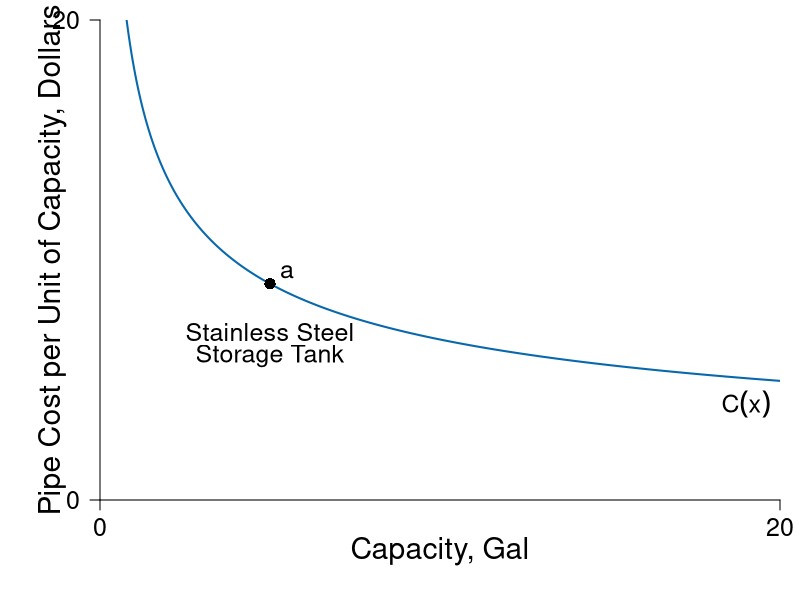

Here is the R script that generated this plot:
pdf(file = "firmmarketsupply/ss_st.pdf", width = 9, height = 7)
par(mar =  c(5, 5, 1, 1))
#Set parameters for graphics
pointsize <- 1.8
axislabelsize <- 1.8
labelsize <- 1.5
namesize <- 1.8
annotatesize <- 1.5
graphlinewidth <- 2
segmentlinewidth <- 1.5

COL <- c("#7fc97f", "#beaed4", "#fdc086", "#ffff99", "#386cb0", "#f0027f", "#bf5b17", "#666666")
COLA <- c("#e0f3db", "#99d8c9","#66c2a4","#41ae76", "#238b45", "#005824")
COLB <- c("#c6dbef", "#4eb3d3", "#2b8cbe", "#0868ac","#084081")
COLC <- c("#fcfbfd", "#efedf5", "#dadaeb", "#bcbddc", "#9e9ac8", "#807dba", "#6a51a3", "#54278f", "#3f007d")

xlims <- c(0, 20)
ylims <- c(0, 20)

npts <- 501 
x <- seq(xlims[1], xlims[2], length.out = npts)
y <- seq(ylims[1], ylims[2], length.out = npts) 
a <- c(46.08, 55, 64)
b <- c(46.08, 55, 64)

plot(0, 0, xlim = xlims, ylim = ylims, type = "n",
     xlab = expression(paste("")),
     ylab = expression(paste("")), 
     xaxt = "n", 
     yaxt = "n", 
     cex.lab = axislabelsize, 
     bty = "n",
     xaxs="i", 
     yaxs="i")

ticksy <- c(0, ylims[2])
ylabels <- c(0, ylims[2])
ticksx <- c(0, xlims[2])
xlabels <- c(0, xlims[2])

axis(1, at = ticksx, pos = 0, labels = xlabels, cex.axis=labelsize)
axis(2, at = ticksy, pos = 0, labels = ylabels, las = 1, cex.axis = labelsize)

npts <- 500 
xx1 <- seq(xlims[1], xlims[2], length.out = npts)

cost <- function(x = xx1, a = 18){
  a*x^(-0.43)
}

# Cost Func.
lines(xx1, cost(), col = COLB[4], lwd = graphlinewidth)

# Label Cost Func
text(5, 7, expression(paste("Stainless Steel")), cex = labelsize)
text(5, 6, expression(paste("Storage Tank")), cex = labelsize)

text(19, 4, expression(paste(C(x))), cex = labelsize)

# Point
points(5, cost(5), pch = 16, col = "black", cex = 1.5)
text(5.5, cost(5)+0.5, expression(a), cex = labelsize)

# Label x,y axis
mtext(expression(paste("Capacity, Gal")), side=1, line = 2.5, cex = axislabelsize)
text(-1.4, 0.5*ylims[2], expression(paste("Pipe Cost per Unit of Capacity, Dollars")), xpd = TRUE, cex = axislabelsize, srt = 90) 


dev.off()
